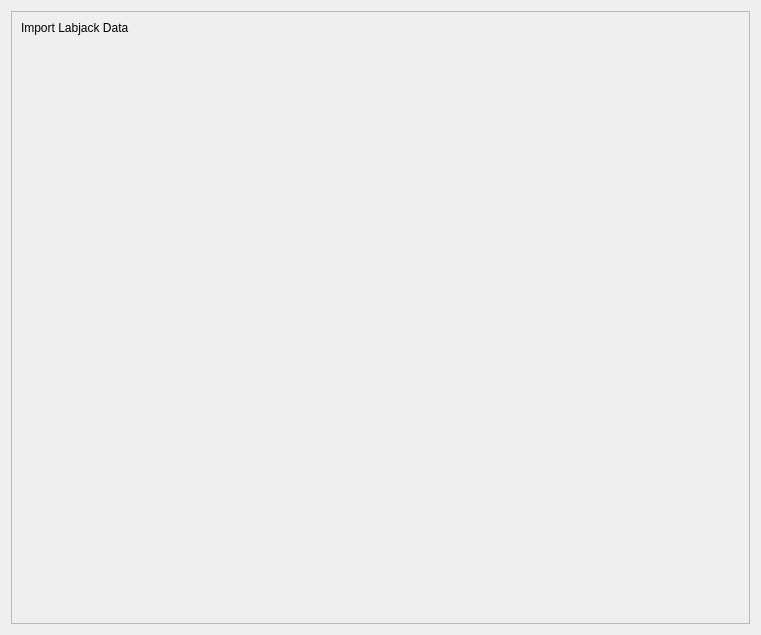
<?xml version="1.0" encoding="UTF-8"?>
<ui version="4.0">
 <class>ImportCsvWidget</class>
 <widget class="QWidget" name="ImportCsvWidget">
  <property name="geometry">
   <rect>
    <x>0</x>
    <y>0</y>
    <width>761</width>
    <height>635</height>
   </rect>
  </property>
  <property name="windowTitle">
   <string>Form</string>
  </property>
  <layout class="QGridLayout" name="gridLayout">
   <item row="0" column="0">
    <widget class="QFrame" name="frame">
     <property name="frameShape">
      <enum>QFrame::StyledPanel</enum>
     </property>
     <property name="frameShadow">
      <enum>QFrame::Raised</enum>
     </property>
     <layout class="QVBoxLayout" name="verticalLayout">
      <item>
       <widget class="QLabel" name="label">
        <property name="text">
         <string>Import Labjack Data</string>
        </property>
       </widget>
      </item>
      <item>
       <widget class="ImportContext_DialogComponents" name="importContextMain" native="true">
        <property name="sizePolicy">
         <sizepolicy hsizetype="Preferred" vsizetype="Expanding">
          <horstretch>0</horstretch>
          <verstretch>0</verstretch>
         </sizepolicy>
        </property>
       </widget>
      </item>
      <item>
       <widget class="QFrame" name="frame_2">
        <property name="frameShape">
         <enum>QFrame::StyledPanel</enum>
        </property>
        <property name="frameShadow">
         <enum>QFrame::Raised</enum>
        </property>
       </widget>
      </item>
     </layout>
    </widget>
   </item>
  </layout>
 </widget>
 <customwidgets>
  <customwidget>
   <class>ImportContext_DialogComponents</class>
   <extends>QWidget</extends>
   <header location="global">GUI.UI.DialogComponents.ImportContext_DialogComponents</header>
   <container>1</container>
  </customwidget>
 </customwidgets>
 <resources/>
 <connections/>
</ui>
